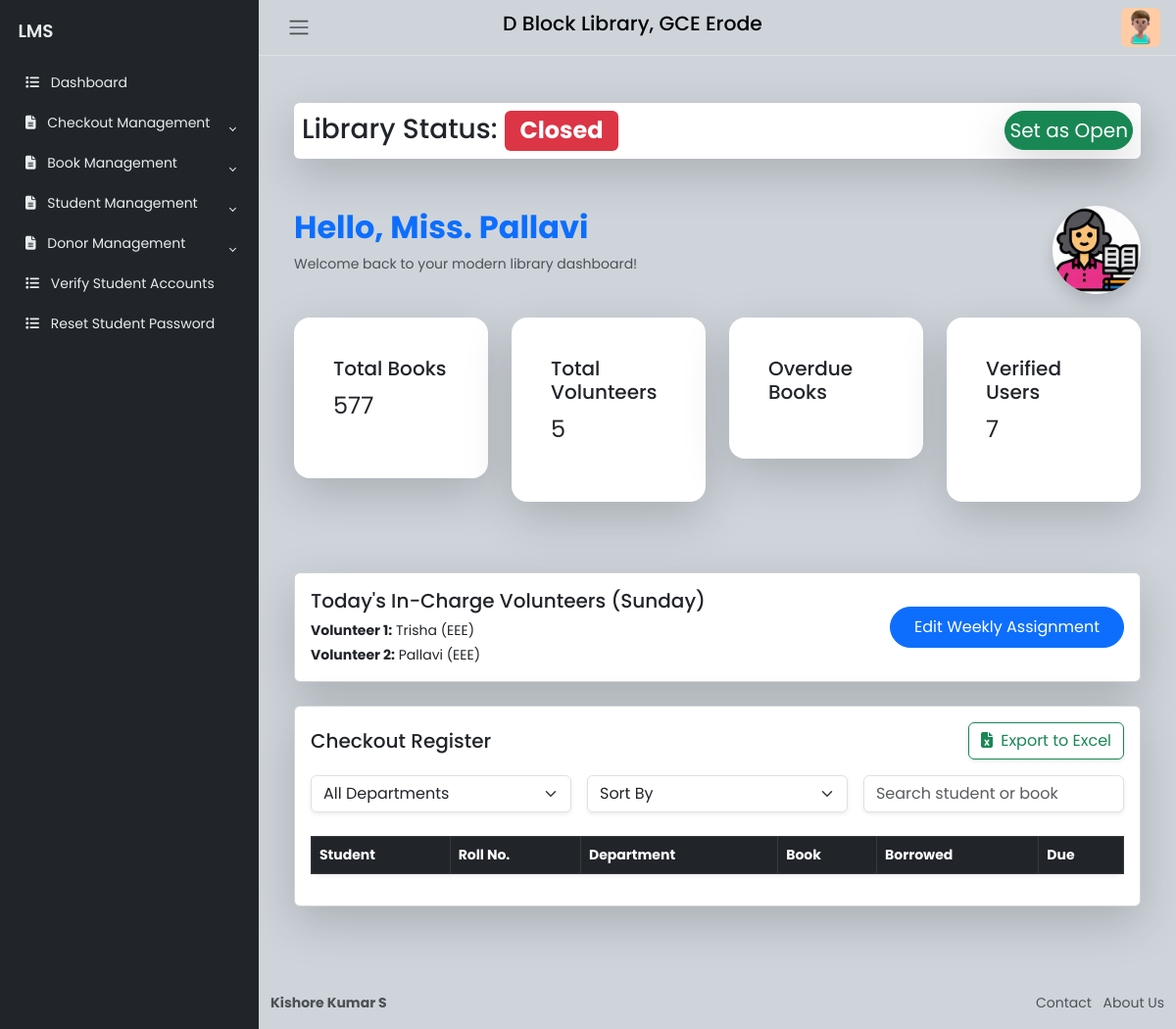
The app's page /dashboard (signed in) with its own data.
### website/models.py (models this page shows, shortened)
class User(db.Model, UserMixin):
    __tablename__ = 'user'
    id = Column(Integer, primary_key=True)
    email = Column(String(150), unique=True, nullable=False)
    role = Column(String(50), nullable=False)
    password = Column(String(150), nullable=False)
    name = Column(String(150), nullable=False)
    roll_number = Column(Integer, unique=True, nullable=True)
    phone_number = Column(String(20), nullable=True)
    department = Column(String(150), nullable=True)
    year_of_graduation = Column(Integer, nullable=True)
    is_verified = Column(Boolean, default=False)
    created_at = Column(DateTime, default=lambda: datetime.now(timezone.utc), nullable=True)
    verified_at = Column(DateTime, nullable=True)
    rejected_at = Column(DateTime, nullable=True)
    deleted = Column(Boolean, default=False)
    profile_picture_url = Column(String(255), nullable=True)
    books = relationship('Book', back_populates='student')
    borrowed_books = relationship('BorrowedBook', back_populates='student')

class VolunteerAssignment(db.Model):
    __tablename__ = 'volunteer_assignment'
    id = db.Column(db.Integer, primary_key=True)
    day = db.Column(db.String(10), nullable=False)  # e.g., "Monday", "Tuesday"
    volunteer1_id = db.Column(db.Integer, db.ForeignKey('user.id'), nullable=False)
    volunteer2_id = db.Column(db.Integer, db.ForeignKey('user.id'), nullable=False)
    volunteer1 = db.relationship('User', foreign_keys=[volunteer1_id])
    volunteer2 = db.relationship('User', foreign_keys=[volunteer2_id])
    created_at = db.Column(db.DateTime, default=datetime.utcnow)
    __table_args__ = (
        db.UniqueConstraint('day', name='uq_volunteer_assignment_day'),
    )

### website/veiws.py (the view)
@views.route('/home')
@views.route('/dashboard')
@login_required
def home():
    try:
        email = current_user.email
        user = User.query.filter_by(email=email).first()
        if not user:
            flash("User not found.", "danger")
            return redirect(url_for('auth.logout'))
        library_status = LibraryStatus.query.first()
        is_library_open = library_status.is_open if library_status else True
        if user.role == "Student":
            naam = user.name
            user_id = user.id
            borrowed_books = BorrowedBook.query.filter_by(student_id=user_id).all()
            total_checked_out_books = len(borrowed_books)
            last_week = datetime.now() - timedelta(days=7)
            popular_books = db.session.query(
                Book, func.count(BorrowedBook.id).label('borrow_count')
            ).join(BorrowedBook, Book.id == BorrowedBook.book_id) \
             .filter(BorrowedBook.borrowed_date >= last_week) \
             .group_by(Book.id) \
             .order_by(func.count(BorrowedBook.id).desc()).limit(4).all()
            new_arrivals = Book.query.filter(Book.added_at >= last_week) \
                                     .order_by(Book.added_at.desc()).limit(4).all()
            nearest_due_book = None
            days_until_next_due = None
            if borrowed_books:
                nearest_due_book = min(borrowed_books, key=lambda b: b.due_date)
                days_until_next_due = (nearest_due_book.due_date - datetime.now()).days
            today_day = datetime.now().strftime("%A")
            today_assignment = VolunteerAssignment.query.filter_by(day=today_day).first()
            today_volunteers = []
            if today_assignment:
                today_volunteers = [today_assignment.volunteer1, today_assignment.volunteer2]
            logger.info("Student dashboard loaded successfully.")
            return render_template(
                'StuDashboard.html',
                naam=naam,
                new_arrivals=new_arrivals,
                popular_books=popular_books,
                nearest_due_book=nearest_due_book,
                total_checked_out_books=total_checked_out_books,
                days_until_next_due=days_until_next_due,
                library_status=is_library_open,
                today_volunteers=today_volunteers  # Pass today's volunteers to the template
            )
        elif user.role in ["Librarian", "Volunteer"]:
            naam = current_user.name
            today_day = datetime.now().strftime("%A")
            today_date = datetime.now().date()
            all_volunteers = User.query.filter_by(role='Volunteer').all()
            DEPARTMENTS = ["CSE", "IT", "ECE", "EEE", "MECH", "CIVIL", "AUTO"]
            selected_dept = request.args.get('department')
            sort_by = request.args.get('sort')
            if selected_dept:
                filtered_volunteers = [v for v in all_volunteers if v.department == selected_dept]
            else:
                filtered_volunteers = all_volunteers
            assignment = VolunteerAssignment.query.options(joinedload(VolunteerAssignment.volunteer1),joinedload(VolunteerAssignment.volunteer2)).filter_by(day=today_day).first()
            if assignment:
                today_volunteers = [assignment.volunteer1, assignment.volunteer2]
            else:
                today_volunteers = []
            if assignment:
                print(f"[DEBUG] Assignment for {today_day}:")
                print(f" - Volunteer 1: {assignment.volunteer1.name if assignment.volunteer1 else 'None'}")
                print(f" - Volunteer 2: {assignment.volunteer2.name if assignment.volunteer2 else 'None'}")
            else:
                print(f"[DEBUG] No assignment found for {today_day}")
            borrowed_query = BorrowedBook.query.join(User, BorrowedBook.student_id == User.id)
            if selected_dept in DEPARTMENTS:
                borrowed_query = borrowed_query.filter(User.department == selected_dept)
            if sort_by == 'due_asc':
                borrowed_query = borrowed_query.order_by(BorrowedBook.due_date.asc())
            else:
                borrowed_query = borrowed_query.order_by(BorrowedBook.borrowed_date.desc())
            borrowed_books = borrowed_query.all()
            total_students = User.query.filter_by(role='Student').count()
            verified_students = User.query.filter_by(role='Student', is_verified=True).count()
            verified_volunteers = User.query.filter_by(role='Volunteer', is_verified=True).count()
            total_verified_users = verified_students+verified_volunteers
            pending_verifications = User.query.filter_by(role='Student', is_verified=False).count()
            total_volunteers = User.query.filter_by(role='Volunteer').count()
            total_available_books = Book.query.filter(Book.quantity > 0).count()
            total_checked_out_books = len(borrowed_books)
            last_week = datetime.now() - timedelta(days=7)
            new_arrivals = Book.query.filter(Book.added_at >= last_week)\
                                     .order_by(Book.added_at.desc()).limit(4).all()
            overdue_books_count = sum(
                1 for b in borrowed_books if b.due_date.replace(tzinfo=timezone.utc) < datetime.now(timezone.utc)
            )
            weekdays = ['Monday', 'Tuesday', 'Wednesday', 'Thursday', 'Friday', 'Saturday', 'Sunday']
            weekly_assignment = {
                day: VolunteerAssignment.query.filter_by(day=day).first()
                for day in weekdays
            }
            logger.info("Librarian/Volunteer dashboard loaded successfully.")
            return render_template(
                'LibDashboard.html',
                naam=naam,
                total_students=total_students,
                verified_students=verified_students,
                pending_verifications=pending_verifications,
                new_arrivals=new_arrivals,
                total_volunteers=total_volunteers,
                total_verified_users=total_verified_users,
                total_available_books=total_available_books,
                total_checked_out_books=total_checked_out_books,
                borrowed_books=borrowed_books,
                overdue_books_count=overdue_books_count,
                today_volunteers=today_volunteers,
                departments=DEPARTMENTS,
                selected_department=selected_dept,
                selected_sort=sort_by,
                library_status=is_library_open,
                current_date=today_date,
                weekly_assignment=weekly_assignment,
                weekdays=weekdays,
                volunteers=all_volunteers,
                today=today_day
            )
        elif user.role == "Admin":
            return render_template('MADashboard.html', naam=user.name)
        else:
            return render_template('error.html', error_message='User role not recognized.')
    except Exception as e:
        logger.error(f"[ERROR] Exception in home(): {e}")
        return render_template('error.html', error_message='Something went wrong!')

### website/templates/LibDashboard.html (shortened to what this page needs)
{% extends "LibrarianHome.html" %}
{% block Main %}
<main class="content px-4 py-5">
    <div class="container-fluid">
        <div class="row mb-4 animate__animated animate__fadeInDown">
            <div class="col-12">
                <div class="card shadow-lg border-0 rounded-2 p-2 d-flex flex-row justify-content-between align-items-center bg-gradient-stat">
                    <h5 class="text-body mb-0 fs-3">Library Status:
                        <span class="badge {{ 'bg-success' if library_status else 'bg-danger' }} fs-4">
                            {{ 'Open' if library_status else 'Closed' }}
                        </span>
                    </h5>
                    <form method="POST" action="{{ url_for('views.toggle_library_status') }}">
                        <button type="submit" class="btn {{ 'btn-danger' if library_status else 'btn-success' }} btn-lg shadow-lg rounded-pill px-1 py-1">
                            Set as {{ 'Closed' if library_status else 'Open' }}
                        </button>
                    </form>
                </div>
            </div>
        </div>
        <div class="d-flex flex-column flex-md-row justify-content-between align-items-center mb-4 animate__animated animate__fadeInDown">
            <div>
                <h2 class="fw-bold text-gradient text-primary">Hello, Miss. {{ current_user.name }}</h2>
                <p class="text-muted">Welcome back to your modern library dashboard!</p>
            </div>
            <img src="{{ url_for('static', filename='img/librarian.jpg') }}" alt="Librarian" class="rounded-circle shadow" style="max-width: 90px;">
        </div>
        <div class="row mb-4 animate__animated animate__fadeInUp">
            <div class="col-md-3 col-sm-6 mb-4">
                <div class="card shadow-lg border-0 rounded-4 p-4 bg-gradient-stat">
                    <div class="card-body">
                        <h5 class="card-title text-body">Total Books</h5>
                        <p class="fs-4 text-body">{{ total_available_books }}</p>
                    </div>
                </div>
            </div>
            <div class="col-md-3 col-sm-6 mb-4">
                <div class="card shadow-lg border-0 rounded-4 p-4 bg-gradient-stat">
                    <div class="card-body">
                        <h5 class="card-title text-body">Total Volunteers</h5>
                        <p class="fs-4 text-body">{{ total_volunteers }}</p>
                    </div>
                </div>
            </div>
            <div class="col-md-3 col-sm-6 mb-4">
                <div class="card shadow-lg border-0 rounded-4 p-4 bg-gradient-stat">
                    <div class="card-body">
                        <h5 class="card-title text-body">Overdue Books</h5>
                    </div>
                </div>
            </div>
            <div class="col-md-3 col-sm-6 mb-4">
                <div class="card shadow-lg border-0 rounded-4 p-4 bg-gradient-stat">
                    <div class="card-body">
                        <h5 class="card-title text-body">Verified Users</h5>
                        <p class="fs-4 text-body">{{ total_verified_users }}</p>
                    </div>
                </div>
            </div>
        </div>
        <div class="card shadow-lg mb-4 animate__animated animate__fadeInUp">
            <div class="card-body d-flex justify-content-between flex-column flex-md-row align-items-md-center gap-3">
                <div>
                    <h5 class="card-title mb-2">Today's In-Charge Volunteers ({{ today }})</h5>
                    {% set today_assignment = weekly_assignment[today] if today in weekly_assignment else None %}
                    {% if today_assignment %}
                        <p class="mb-1"><strong>Volunteer 1:</strong> {{ today_assignment.volunteer1.name }} ({{ today_assignment.volunteer1.department }})</p>
                        <p class="mb-0"><strong>Volunteer 2:</strong> {{ today_assignment.volunteer2.name }} ({{ today_assignment.volunteer2.department }})</p>
                    {% else %}
                        <p class="text-muted">No volunteers assigned for today.</p>
                    {% endif %}
                </div>
                <button class="btn btn-primary rounded-pill px-4 py-2" data-bs-toggle="modal" data-bs-target="#editVolunteerModal">
                    Edit Weekly Assignment
                </button>
            </div>
        </div>
        <div class="card shadow-lg mb-4 animate__animated animate__fadeInUp">
            <div class="card-body">
                <div class="d-flex flex-column flex-md-row justify-content-between align-items-center mb-3 gap-3">
                    <h5 class="mb-0">Checkout Register</h5>
                    <a href="{{ url_for('views.export_checkout_register_excel') }}" class="btn btn-outline-success shadow-sm">
                        <i class="fas fa-file-excel me-1"></i> Export to Excel
                    </a>
                </div>
                <form method="GET" class="row g-3 mb-4">
                    <div class="col-md-4">
                        <select name="department" class="form-select shadow-sm" onchange="this.form.submit()">
                            <option value="">All Departments</option>
                        </select>
                    </div>
                    <div class="col-md-4">
                        <select name="sort" class="form-select shadow-sm" onchange="this.form.submit()">
                            <option value="">Sort By</option>
                        </select>
                    </div>
                    <div class="col-md-4">
                        <input type="text" id="searchInput" class="form-control shadow-sm" placeholder="Search student or book">
                    </div>
                </form>
                <div class="table-responsive">
                    <table id="checkoutTable" class="table table-bordered table-hover table-striped align-middle text-nowrap shadow-sm rounded-3">
                        <thead class="table-dark">
                            <tr>
                                <th>Student</th>
                                <th>Roll No.</th>
                                <th>Department</th>
                                <th>Book</th>
                                <th>Borrowed</th>
                                <th>Due</th>
                            </tr>
                        </thead>
                    </table>
                </div>
            </div>
        </div>
    </div>
</main>
{% endblock %}

### website/static/css/BaseFormat.css (style rules this page uses)
body { font-family: 'Poppins', sans-serif; font-size: 0.875rem; opacity: 1; overflow-y: scroll; margin: 0; }
a { cursor: pointer; text-decoration: none; font-family: 'Poppins', sans-serif; }
.content { flex: 1; max-width: 100vw; width: 100vw; }
@media (min-width:768px) { .content { max-width: auto; width: auto; } }
.card { box-shadow: 0 0 .875rem 0 rgba(34, 46, 60, .05); margin-bottom: 24px; }

### records on screen
User: name "Pallavi", volunteer2.name "Pallavi", volunteer2.department "EEE"
VolunteerAssignment: day "Sunday"
User: volunteer1.name "Trisha", volunteer1.department "EEE"

### other values on screen
{{ 'Open' if library_status else 'Closed' }} "Closed"
{{ 'Closed' if library_status else 'Open' }} "Open"
{{ total_available_books }} "577"
{{ total_volunteers }} "5"
{{ total_verified_users }} "7"
